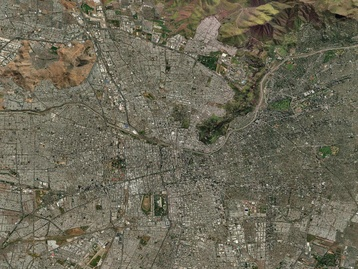
#> input picture santiago_satelital_rgb.jpg, 358 x 269 px, shrunk from 800 x 600 before the run
$ python analizar_imagen_satelital.py
#> lines starting #> are read from the running program, lines starting #| are printed output that depends on the picture
#!/usr/bin/env python3
import numpy as np
from PIL import Image
import matplotlib.pyplot as plt

def analizar_imagen_rgb(filename="santiago_satelital_rgb.jpg"):
    """
    Analiza y visualiza las bandas RGB de la imagen satelital
    """
#> called with filename = 'santiago_satelital_rgb.jpg'

    print(f"Analizando imagen: {filename}")
    print("=" * 50)

    # Cargar imagen
    img = Image.open(filename)
#> img is the input picture: PIL image 358x269 RGB; mean R, G, B 107.6, 104.1, 86.6
    img_array = np.array(img)

    # Información básica
    print(f"Dimensiones: {img_array.shape}")
#| Dimensiones: (269, 358, 3)
    print(f"Tipo de datos: {img_array.dtype}")
#| Tipo de datos: uint8
    print(f"Rango de valores: [{img_array.min()}, {img_array.max()}]")
#| Rango de valores: [0, 249]

    # Verificar que tiene 3 bandas
    if len(img_array.shape) == 3 and img_array.shape[2] == 3:
        print("\n✓ CONFIRMADO: Imagen con 3 bandas del espectro visible")
        print("  • Banda 1: ROJO (620-750 nm)")
        print("  • Banda 2: VERDE (495-570 nm)")
        print("  • Banda 3: AZUL (450-495 nm)")
    else:
        print("⚠ Advertencia: La imagen no tiene el formato RGB esperado")
        return

    # Crear visualización completa
    fig = plt.figure(figsize=(15, 10))

    # 1. Imagen RGB completa
    ax1 = plt.subplot(2, 4, 1)
    ax1.imshow(img_array)
    ax1.set_title("Imagen RGB Compuesta\n(Las 3 bandas visibles)", fontsize=10)
    ax1.axis('off')

    # 2-4. Bandas individuales
    band_names = ['Rojo', 'Verde', 'Azul']
    cmaps = ['Reds', 'Greens', 'Blues']

    for i in range(3):
        ax = plt.subplot(2, 4, i+2)
        banda = img_array[:, :, i]
        im = ax.imshow(banda, cmap=cmaps[i])
        ax.set_title(f"Banda {band_names[i]}\n({banda.min()}-{banda.max()})", fontsize=10)
        ax.axis('off')
        plt.colorbar(im, ax=ax, fraction=0.046, pad=0.04)
#> this loop made 3 passes
#> pass 1, in analizar_imagen_rgb, `banda = img_array[:, :, i]`:
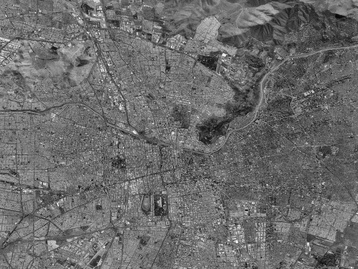
#> banda: shape (269, 358); min 4, max 246, mean 107.6
#> pass 3, in analizar_imagen_rgb, `banda = img_array[:, :, i]`:
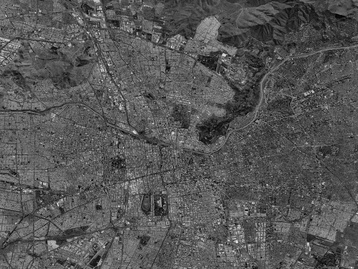
#> banda: shape (269, 358); min 0, max 230, mean 86.6

    # 5. Histogramas de las bandas
    ax5 = plt.subplot(2, 4, 5)
    colors = ['red', 'green', 'blue']
    for i in range(3):
        banda = img_array[:, :, i].flatten()
        ax5.hist(banda, bins=50, alpha=0.5, color=colors[i], label=band_names[i])
    ax5.set_xlabel('Valor de píxel')
    ax5.set_ylabel('Frecuencia')
    ax5.set_title('Distribución de valores\npor banda', fontsize=10)
    ax5.legend()
    ax5.grid(True, alpha=0.3)

    # 6. Estadísticas por banda
    ax6 = plt.subplot(2, 4, 6)
    ax6.axis('off')
    stats_text = "ESTADÍSTICAS POR BANDA\n" + "="*25 + "\n"
    for i in range(3):
        banda = img_array[:, :, i]
        stats_text += f"\n{band_names[i]}:\n"
        stats_text += f"  Media: {banda.mean():.1f}\n"
        stats_text += f"  Desv. Est.: {banda.std():.1f}\n"
        stats_text += f"  Mediana: {np.median(banda):.1f}\n"
    ax6.text(0.1, 0.5, stats_text, fontsize=9, family='monospace',
             verticalalignment='center')

    # 7. Composición falso color (infrarrojo simulado)
    ax7 = plt.subplot(2, 4, 7)
    # Simular infrarrojo usando combinación de bandas
    falso_color = np.zeros_like(img_array)
    falso_color[:, :, 0] = img_array[:, :, 1]  # Verde -> Rojo
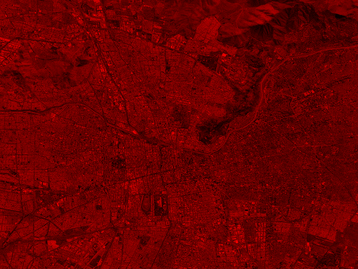
#> falso_color: shape (269, 358, 3); mean R, G, B 104.1, 0, 0
    falso_color[:, :, 1] = img_array[:, :, 0]  # Rojo -> Verde
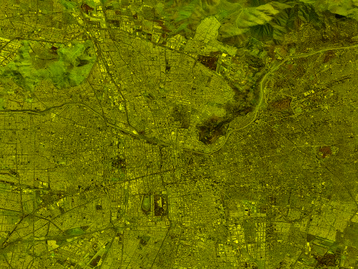
#> falso_color: shape (269, 358, 3); mean R, G, B 104.1, 107.6, 0
    falso_color[:, :, 2] = img_array[:, :, 2]  # Azul -> Azul
    ax7.imshow(falso_color)
    ax7.set_title('Composición Falso Color\n(Resalta vegetación)', fontsize=10)
    ax7.axis('off')

    # 8. Información de la imagen
    ax8 = plt.subplot(2, 4, 8)
    ax8.axis('off')
    info_text = "INFORMACIÓN DE LA IMAGEN\n" + "="*25 + "\n"
    info_text += f"\nUbicación: Santiago, Chile"
    info_text += f"\nFuente: ESRI World Imagery"
    info_text += f"\nResolución: {img.size[0]}x{img.size[1]} px"
    info_text += f"\nBandas espectrales:"
    info_text += f"\n  • Rojo (B1): 620-750 nm"
    info_text += f"\n  • Verde (B2): 495-570 nm"
    info_text += f"\n  • Azul (B3): 450-495 nm"
    info_text += f"\n\nIdeal para:"
    info_text += f"\n  • Análisis visual"
    info_text += f"\n  • Clasificación"
    info_text += f"\n  • Detección de cambios"
    ax8.text(0.1, 0.5, info_text, fontsize=8, family='monospace',
             verticalalignment='center')

    plt.suptitle('Análisis de Imagen Satelital RGB - Santiago, Chile',
                 fontsize=14, fontweight='bold')
    plt.tight_layout()

    # Guardar figura
    output_file = "analisis_bandas_rgb_santiago.png"
    plt.savefig(output_file, dpi=150, bbox_inches='tight')
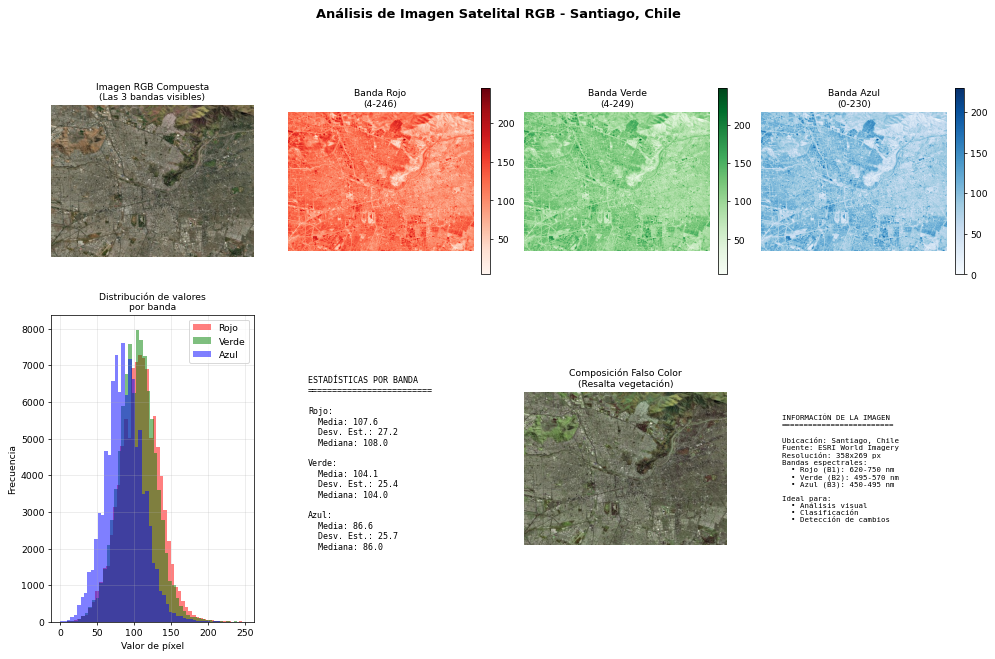
#> figure drawn by matplotlib, 9 panels; panel 8: tallest bar 7282 high, from x = 105.6 to 110.5; panel 8: tallest bar 7975 high, from x = 102 to 106.9; panel 8: tallest bar 7610 high, from x = 82.8 to 87.4
    print(f"\n✓ Análisis guardado en: {output_file}")

    # Mostrar
    plt.show()

    return img_array

if __name__ == "__main__":
    # Analizar la imagen descargada
    img_data = analizar_imagen_rgb("santiago_satelital_rgb.jpg")

    print("\n" + "="*50)
    print("RESUMEN PARA LA PRESENTACIÓN:")
    print("="*50)
    print("✓ Imagen satelital RGB de Santiago, Chile")
    print("✓ Contiene las 3 bandas del espectro visible")
    print("✓ Tamaño optimizado: ~233 KB")
    print("✓ Resolución: 800x600 píxeles")
    print("✓ Formato: JPEG (compresión eficiente)")
    print("\nLa imagen muestra:")
    print("  • Zona urbana de Santiago")
    print("  • Cordillera de los Andes al este")
    print("  • Variación de coberturas (urbano/vegetación/suelo)")
    print("\nPerfecta para explicar:")
    print("  • Representación de datos en bandas espectrales")
    print("  • Composición RGB en teledetección")
    print("  • Análisis visual de imágenes satelitales")
